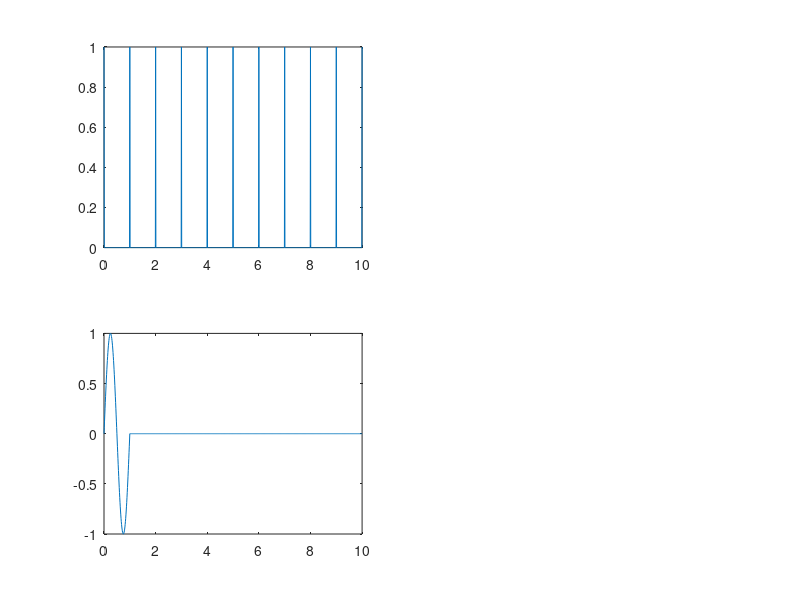

This figure's MATLAB source: (Note: this script raises an error after producing the figure.)
%%impulse train
f=1; %frequency of the impulse in Hz
fs=f*100;% sample frequency is 10 times higher
amp=10;

t=0:1/fs:amp; % time vector
y=zeros(size(t));
y(1:fs/f:end)=1;
delta_train=[transpose(t),transpose(y)];
subplot(2,2,1);
plot(t,y);
%%pulse
m=zeros(size(t));
n=zeros(size(t));
m(t>0)=1;
n(t>1)=1;
pulse=m-n;

%%sine wave
%plot(t,pulse);
hold on
x=linspace(0,amp,length(t));
z=sin(2*pi*t);

%%sine_pulse
sine_pulse=z.*pulse;
subplot(2,2,3);
plot(t,sine_pulse);
hold on
%hann=generateHann(5,5,1,length(t));
%plot(t./amp,hann(:,2))
sequence=generateRandomCodedSequence(length(t),amp);
delta_train=delta_train.*sequence(:,2);
subplot(2,2,2);
plot(t,delta_train(:,2));
%plot(code)
%%convolution
w=conv(sine_pulse,delta_train(:,2));
conv_time=linspace(0,amp,length(sine_pulse)+length(delta_train)-1);
subplot(2,2,4);
conv_time=transpose(conv_time);
convolution=[conv_time,w];
plot(conv_time,w);